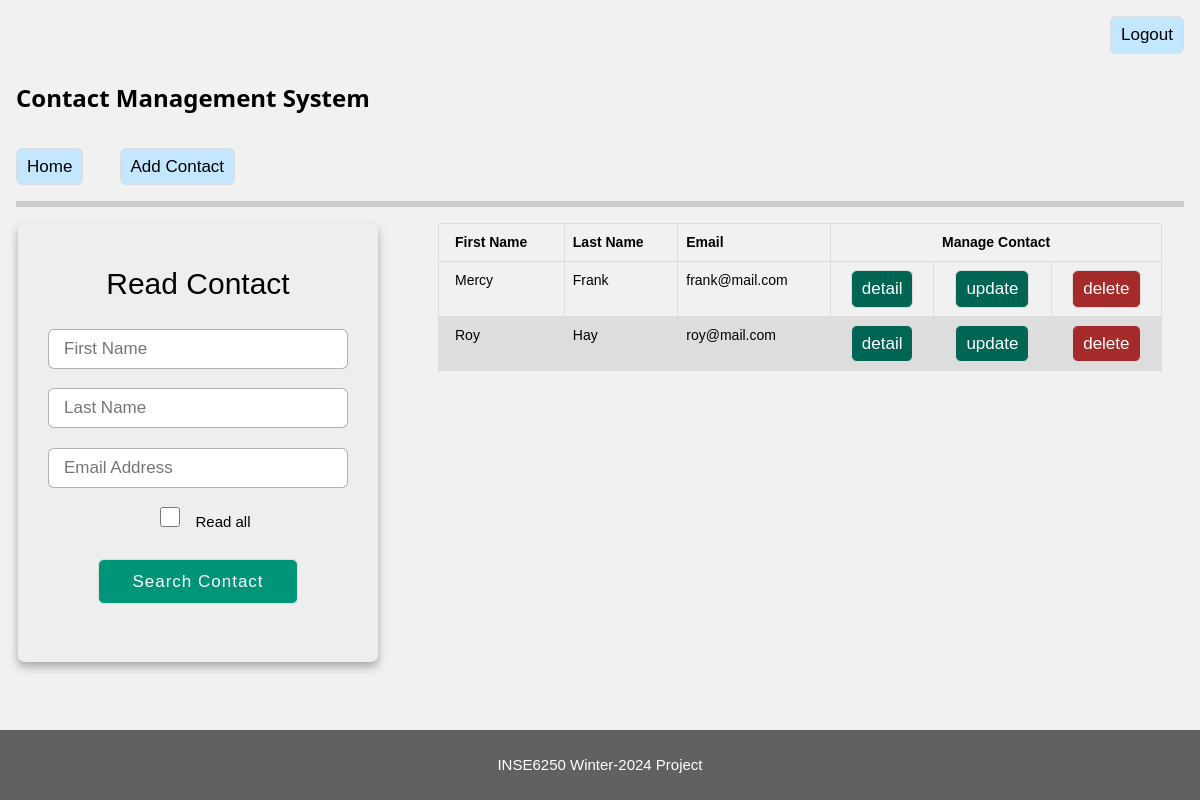
The app's page /contacts/ (signed in), older data.
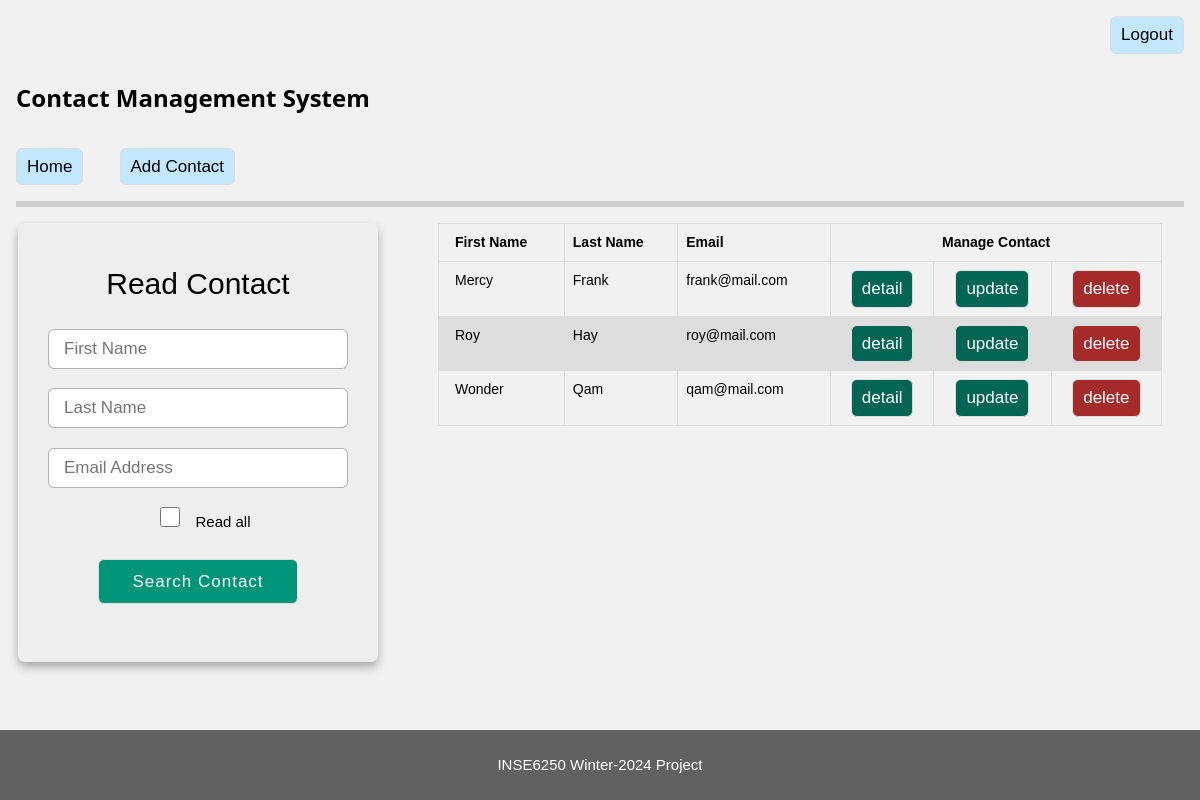
The same page, newer data.
### contacts/models.py (models this page shows, shortened)
class Contact(models.Model):
    firstName = models.CharField(max_length=200)
    lastName = models.CharField(max_length=200)
    company = models.CharField(max_length=200)
    phone = models.CharField(max_length=200)
    email = models.CharField(max_length=200)
    website = models.CharField(max_length=200)
    unitNumber = models.IntegerField()
    civicNumber = models.IntegerField()
    street = models.CharField(max_length=200)
    city = models.CharField(max_length=200)
    province = models.CharField(max_length=2)
    postalCode = models.CharField(max_length=3)
    createdAt = models.DateTimeField(default=timezone.now)

### contacts/views.py (the view)
# urls.py: path('', views.index, name='index'),
@login_required
def index(req):
    return readContact(req)

### contacts/utils.py (called while the page is built)
def getAllContacts():
    try:
        contacts = Contact.objects.all()
    except (KeyError, Contact.DoesNotExist):
        return None
    else:
        return contacts

### contacts/views.py (called while the page is built, shortened)
@login_required
def readContact(req):
    readAllContacts = req.GET.get('readall')
    if readAllContacts is None or readAllContacts.lower() == 'yes':
        contacts = getAllContacts()
        if contacts is None:
            logging.error('No contact found.')
            error(req, message='No contact found.')
            return render(req, 'contacts/index.html')
        context = {'contacts': contacts}
        if len(contacts) == 0:
            logging.warning('No record found')
            error(req, message='No record found')
        return render(req, 'contacts/index.html', context=context)

### templates/contacts/index.html
{% extends "base.html" %}
{% block content %}
<div class="container_main_">
  {% include "contacts/readContact.html" with contacts=contacts %}
</div>
{% endblock %}

### templates/contacts/viewContact.html
<table class="table">
    <thead>
      <tr>
        <th>First Name</th>
        <th>Last Name</th>
        <th>Email</th>
        <th class="center" colspan="3">Manage Contact</th>
      </tr>
    </thead>
    <tbody>
      {% for contact in contacts %}
      <tr>
        <td>{{ contact.firstName }}</td>
        <td>{{ contact.lastName }}</td>
        <td>{{ contact.email }}</td>
        <td class="center"><a class="button bg-cyan"
            id="detailContact{{contact.id}}"
            href="{% url 'contacts:detailContact' contact.id %}">
            detail
          </a></td>
        <td class="center"><a class="button bg-cyan"
            id="updateContact{{contact.id}}"
            href="{% url 'contacts:updateContact' contact.id %}">
            update
          </a></td>
        <td class="center delete-contact"
          contactID="{{contact.id}}"
          contactName="{{contact.firstName}} {{contact.lastName}}"
        >
            <a class="button bg-brown"
              id="deleteContact{{contact.id}}"
              href="#"
            >
            delete
          </a></td>
      </tr>
      {% endfor %}
    </tbody>
</table>

Row changes from the older to the newer data that the page shows:
added Contact: firstName "Wonder", lastName "Qam", email "qam@mail.com"
